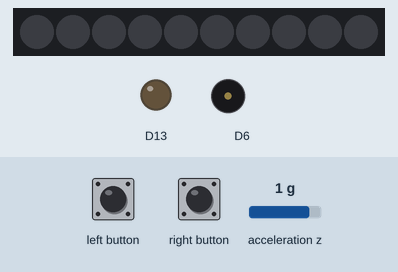
This sketch was run on a simulated Adafruit Circuit Playground Express. Shown: 10 RGB LEDs in strip order, left to right, output pins drawn as LEDs (lit = HIGH), buzzer (waves = sounding). Inputs (shaded band) come from the test bench; at power-on: acceleration z 1 g. Dim RGB values are drawn brighter than linear.

Above: at 1.2 s.
1.3 s: acceleration z set to -0.8 g
At 1.45 s:
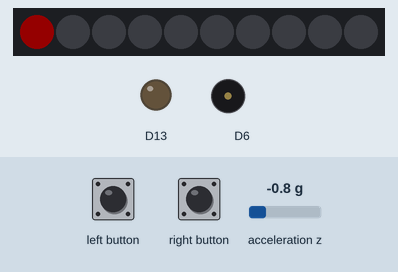
3.7 s: left button pressed for 0.15 s
At 4.8 s:
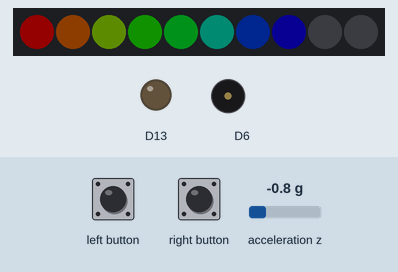
5.5 s: right button pressed for 0.15 s
At 5.75 s:
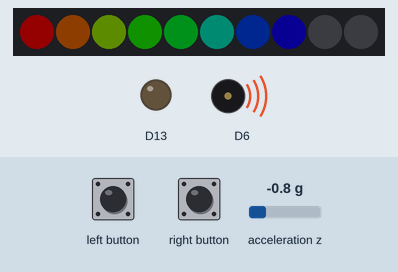
7.3 s: right button pressed for 3.2 s
At 11.6 s:
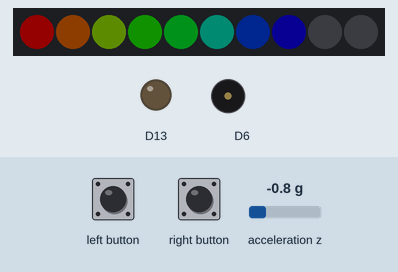
12.0 s: left button pressed for 3.2 s
At 12.15 s:
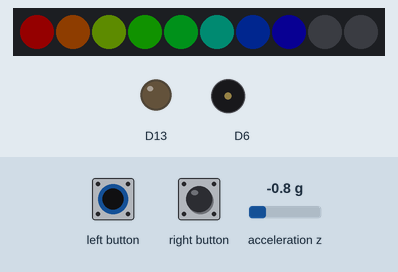
Timing chart, 0 to 16.6 s (numbered marks = the images above; inputs shaded):
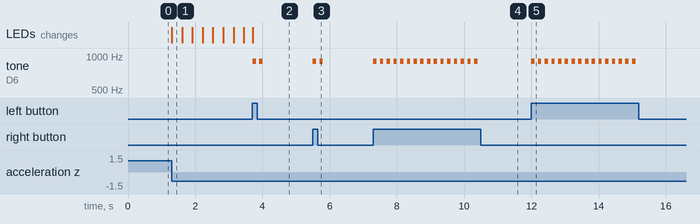

Measured:
- after the input at 1.3 s, the LEDs: change at once (image 1)
- after the input at 3.7 s, tone on D6: alternates 900 Hz for 0.10 s and silent for 0.10 s, 4 changes in all, then stays silent, starting at once
- after the input at 5.5 s, tone on D6: alternates 900 Hz for 0.10 s and silent for 0.10 s, 4 changes in all, then stays silent, starting at once
- after the input at 7.3 s, tone on D6: alternates 900 Hz for 0.10 s and silent for 0.10 s, 32 changes in all, then stays silent, starting at once
- after the input at 12.0 s, tone on D6: alternates 900 Hz for 0.10 s and silent for 0.10 s, 32 changes in all, then stays silent, starting at once

The sketch:

sketch_oct19a.ino
```cpp
#include <Adafruit_CircuitPlayground.h>
//it detects if u r slouching or not by measuring angle

#define SLOUCH_ANGLE  10.0
#define SLOUCH_TIME   3000  //this is 3 sec
#define GRAVITY       9.80665
#define RAD2DEG       57.29579
//180/3.1415

float currentAngle;
float targetAngle;
unsigned long slouchStartTime;
bool slouching;
uint8_t pixeln = 0;


void setup() {
   Serial.begin(9600);
    CircuitPlayground.begin();
    targetAngle = 0;
}

void loop() {
  currentAngle = RAD2DEG *asin(-CircuitPlayground.motionZ()/GRAVITY);
  //asin is arcsine. this will give angle in radiance, we have to change it to degrees.

  //Serial.println(currentAngle);


  if ( ( CircuitPlayground.leftButton()) || ( CircuitPlayground.rightButton())) {
    // if either is pressed
    targetAngle = currentAngle;

    CircuitPlayground.playTone(900,100);
    delay(100);
    CircuitPlayground.playTone(900,100);
    delay(100);

    }

   if(currentAngle - targetAngle > SLOUCH_ANGLE) {
     if (!slouching){
      CircuitPlayground.clearPixels();
      slouchStartTime = millis();
      slouching = true;

      }
    }
   else {
    slouching = false;
    }

  if (slouching){
     if (millis()-slouchStartTime > SLOUCH_TIME)
      CircuitPlayground.playTone(800,500);
      CircuitPlayground.setPixelColor(pixeln++, CircuitPlayground.colorWheel(25 * pixeln));

  if (pixeln == 11) {
    pixeln = 0;
    CircuitPlayground.clearPixels();
  }
  delay(10);
    }
}
```
